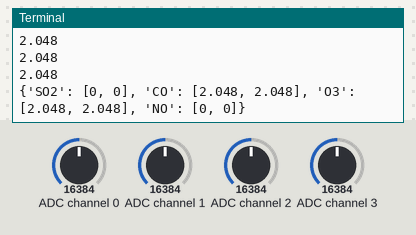
The program below on a simulated Raspberry Pi (BCM pin numbers). Shown: the last lines printed to the terminal. The inputs (shaded band) are chosen by the test bench; at power-on: ADC channel 0 = 16384, ADC channel 1 = 16384, ADC channel 2 = 16384, ADC channel 3 = 16384 (analog values on the 0–32767 scale).

Above: at 1.2 s.
1.3 s: ADC channel 0 set to 22936
At 2.6 s:
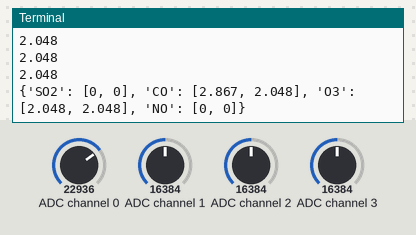
2.8 s: ADC channel 1 set to 22936
4.3 s: ADC channel 2 set to 22936
At 4.3 s:
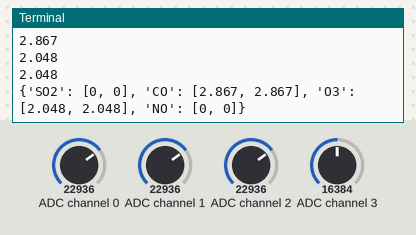
5.8 s: ADC channel 3 set to 22936
At 7.0 s:
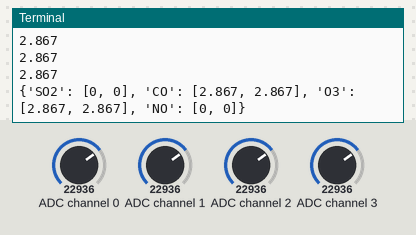
7.3 s: ADC channel 0 set to 31783
At 8.6 s:
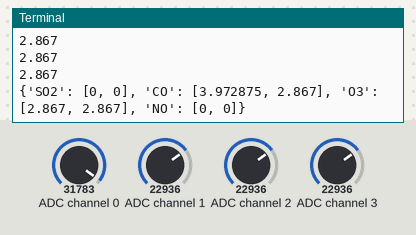
8.8 s: ADC channel 1 set to 31783
At 11.1 s:
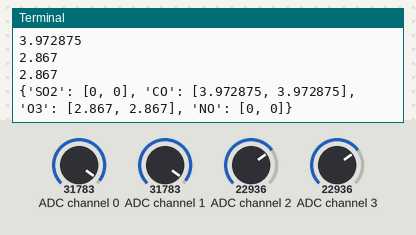
Timing chart, 0 to 11.3 s (numbered marks = the images above; inputs shaded):
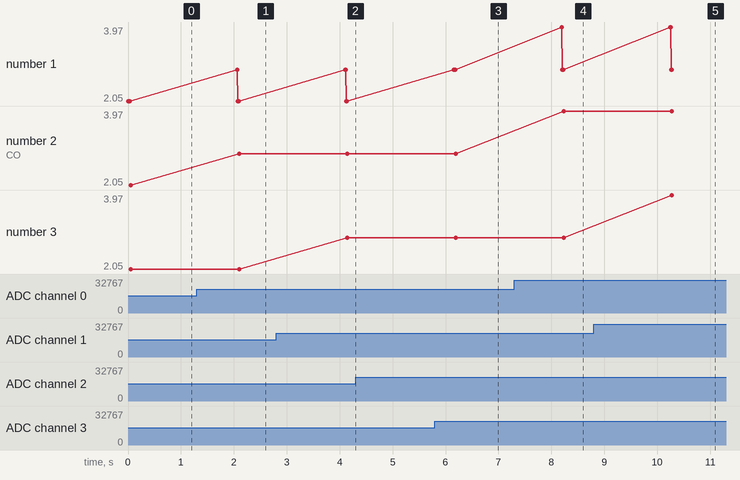

Measured:
- after the input at 1.3 s, the terminal: prints a new line after 0.76 s (image 1)
- after the input at 5.8 s, the terminal: prints a new line after 0.39 s (image 3)
- after the input at 7.3 s, the terminal: prints a new line after 0.90 s (image 4)
- after the input at 8.8 s, the terminal: prints a new line after 1.5 s (image 5)
- plotted number 2: 2.05 → 2.87 after the input at 1.3 s, 2.87 → 3.97 after the input at 7.3 s

The program:

gas-sensorsb.py
```python
#!/usr/bin/python

import time, signal, sys
from Adafruit_ADS1x15 import ADS1x15

def signal_handler(signal, frame):
        print ('You pressed Ctrl+C!')
        sys.exit(0)
signal.signal(signal.SIGINT, signal_handler)
#print 'Press Ctrl+C to exit'

ADS1015 = 0x00  # 12-bit ADC
ADS1115 = 0x01	# 16-bit ADC

# Select the gain
#gain = 6144  # +/- 6.144V
#gain = 4096  # +/- 4.096V
# gain = 2048  # +/- 2.048V
# gain = 1024  # +/- 1.024V
# gain = 512   # +/- 0.512V
# gain = 256   # +/- 0.256V
gains = [6144,4096,2048,1024,512,256]
# Select the sample rate
# sps = 8    # 8 samples per second
# sps = 16   # 16 samples per second
# sps = 32   # 32 samples per second
# sps = 64   # 64 samples per second
# sps = 128  # 128 samples per second
#sps = 250  # 250 samples per second
# sps = 475  # 475 samples per second
sps = 860  # 860 samples per second

# Initialise the ADC using the default mode (use default I2C address)
# Set this to ADS1015 or ADS1115 depending on the ADC you are using!
adc = ADS1x15(ic=ADS1115, address=0x48)

# Read channel 0 in single-ended mode using the settings above

# To read channel 3 in single-ended mode, +/- 1.024V, 860 sps use:
# volts = adc.readADCSingleEnded(3, 1024, 860)


while 1:
        def getReadings():
                numberOfSensors=2

                volts=[]
                for i in range(2*numberOfSensors):
                        volts.append(adc.readADCSingleEnded(i, gains[0], sps) / 1000)
                        print (volts[i])
                d={'SO2':[0,0],'CO':[0,0],'O3':[0,0],'NO':[0,0]}
                for j in range(2*numberOfSensors):
                        for i in range(len(gains)):
                                if (abs(float(volts[j]))< float(gains[i])/1000):
                                        temp= adc.readADCSingleEnded(j, gains[i], sps) / 1000
                                        continue
                                else:
                                        volts[j]=temp
                                        break

                d['CO'][0]=volts[0]
                d['CO'][1]=volts[1]
                d['O3'][0]=volts[2]
                d['O3'][1]=volts[3]
                return d
        dictio=getReadings()
        print (dictio)
        time.sleep (2)
```
